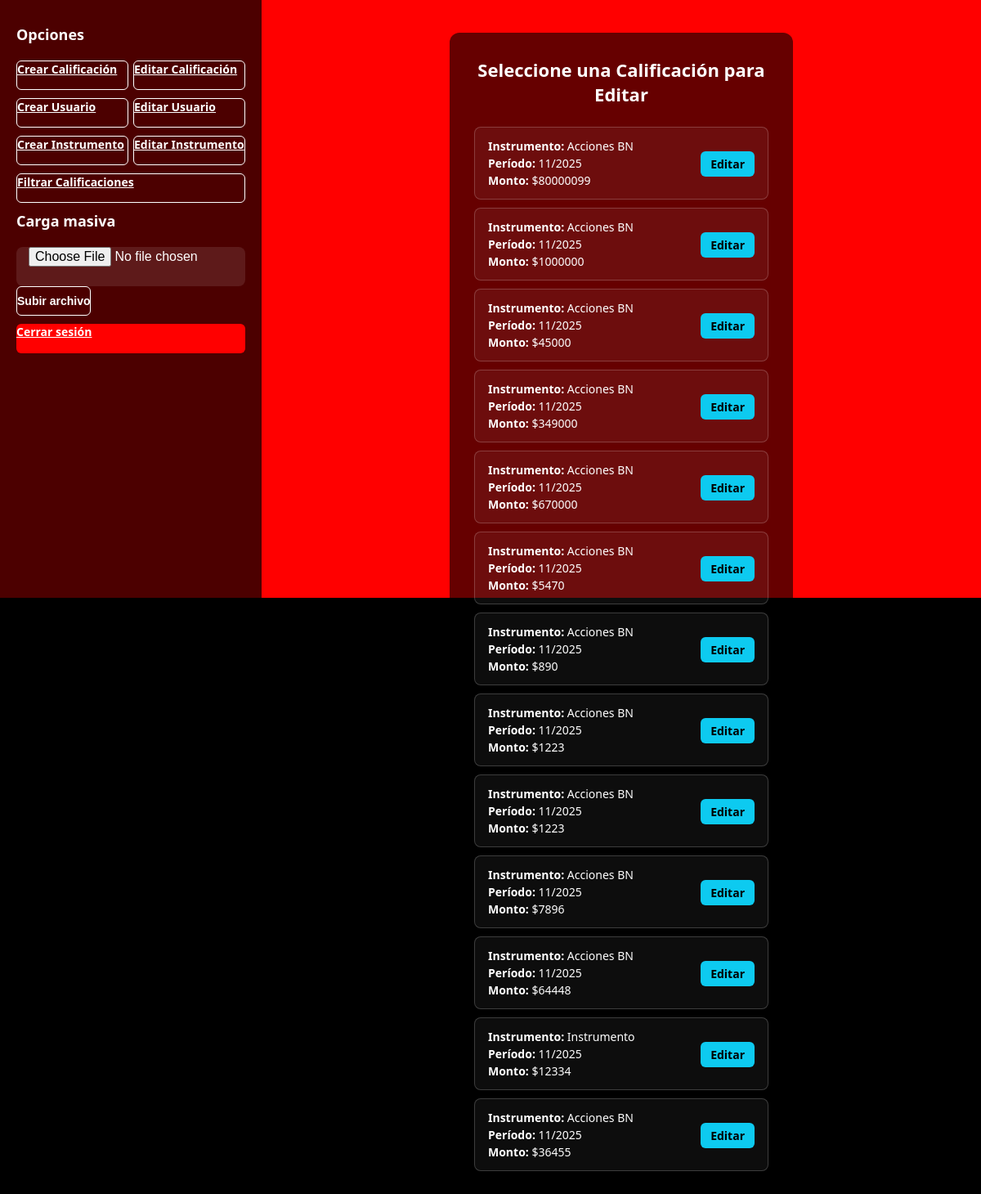
The page /inicioOperador/?seccion=calificacion&accion=editar (signed in) on the database as committed earlier.
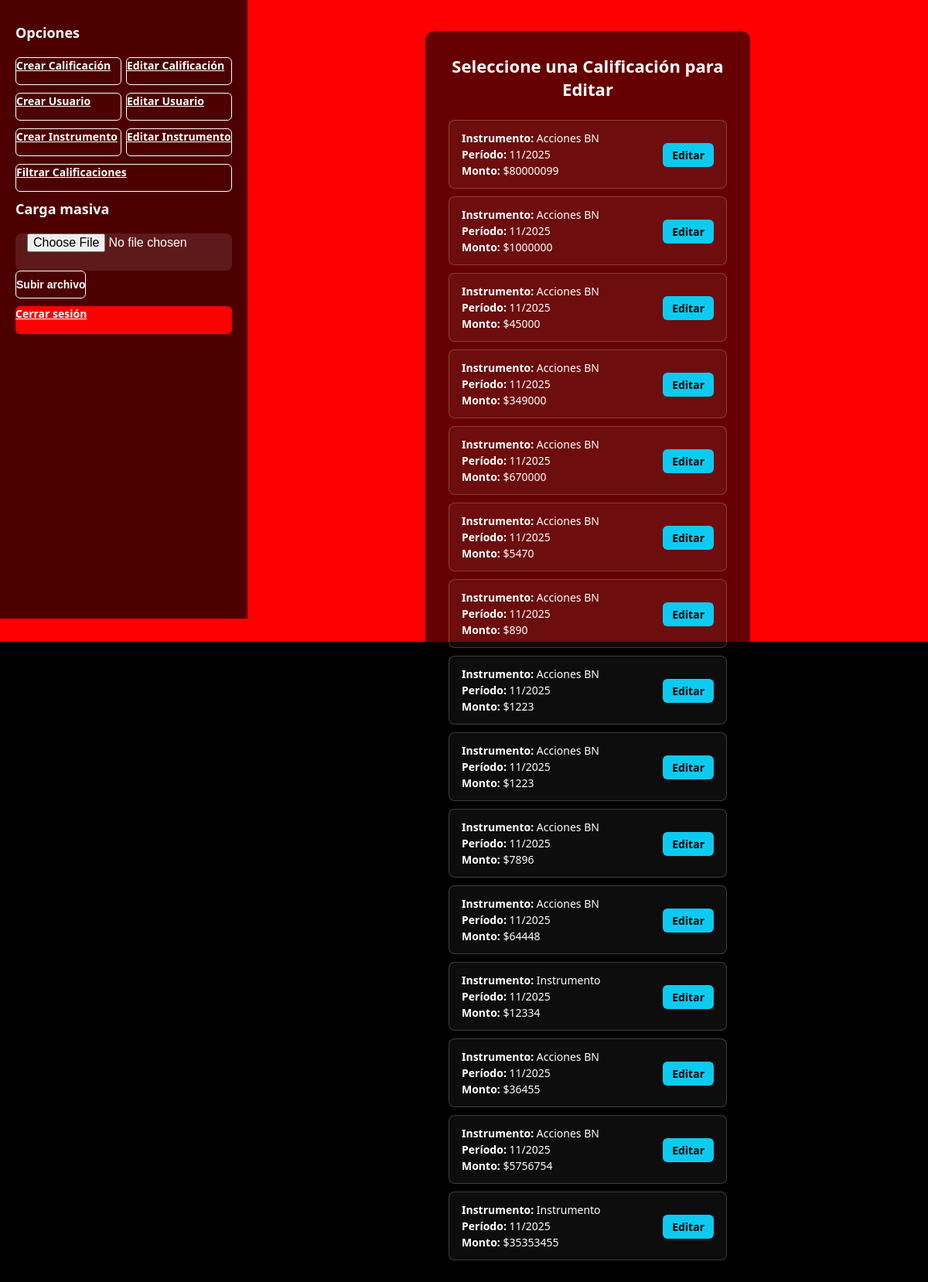
The same page on the database as committed later.
### Miapp/models.py (models this page shows, shortened)
class Calificacion(models.Model):
    ESTADOS = [('ACTIVO','ACTIVO'), ('ELIMINADO','ELIMINADO'), ('PENDIENTE','PENDIENTE')]
    calid = models.AutoField(primary_key=True)
    monto = models.DecimalField(max_digits=18, decimal_places=2)
    factor = models.DecimalField(max_digits=10, decimal_places=4)
    periodo = models.DateField()
    instrumento = models.ForeignKey(InstrumentoNI, on_delete=models.PROTECT)
    estado = models.CharField(max_length=10, choices=ESTADOS, default='ACTIVO')
    fecha_creacion = models.DateTimeField(auto_now_add=True)
    fecha_modificacion = models.DateTimeField(auto_now=True)
    usuario_id_usuario = models.ForeignKey(settings.AUTH_USER_MODEL, on_delete=models.PROTECT, related_name='calificaciones')
    factor_val_id_factor = models.ForeignKey(Factor_Val, on_delete=models.PROTECT)
    eliminado_por = models.ForeignKey(settings.AUTH_USER_MODEL, null=True, blank=True,
                                     related_name='calificaciones_eliminadas', on_delete=models.SET_NULL)
    fecha_eliminacion = models.DateTimeField(null=True, blank=True)
    class Meta:
        indexes = [
            models.Index(fields=['periodo']),
            models.Index(fields=['instrumento']),
            models.Index(fields=['estado']),
            models.Index(fields=['usuario_id_usuario']),
            models.Index(fields=['monto']),
        ]
        permissions = [
            ("puede_crear_calificacion", "Puede crear calificación"),
            ("puede_editar_calificacion", "Puede editar calificación"),
            ("puede_eliminar_calificacion", "Puede eliminar calificación"),
            ("puede_ver_todas_calificaciones", "Puede ver todas las calificaciones"),
            ("puede_carga_masiva", "Puede realizar carga masiva"),
        ]

class InstrumentoNI(models.Model):
    id_instru = models.AutoField(primary_key=True)
    nombre = models.CharField(max_length=255)
    regla_es = models.TextField(blank=True)
    estado = models.CharField(max_length=10, default='ACTIVO', choices=[('ACTIVO','ACTIVO'),('INACTIVO','INACTIVO')])

### MC/views.py (the view)
# urls.py: path('inicioOperador/', views.inicioOperador, name='inicioOperador'),
@login_required
def inicioOperador(request):
    instrumentos = InstrumentoNI.objects.filter(estado='ACTIVO')
    roles = Rol.objects.filter(nombre_rol__iexact='Cliente')
    usuarios = Usuario.objects.select_related('user_auth', 'rol_id').filter(activo='S')
    calificaciones = Calificacion.objects.filter(estado='ACTIVO')
    factor_vals = Factor_Val.objects.all()
    seccion = request.GET.get('seccion')
    accion = request.GET.get('accion')
    obj_id = request.GET.get('obj_id')
    obj = None
    if seccion == 'calificacion' and accion == 'editar' and obj_id:
        obj = Calificacion.objects.select_related('instrumento').get(calid=obj_id)
    elif seccion == 'usuario' and accion == 'editar' and obj_id:
        obj = Usuario.objects.select_related('rol_id').get(id_usuario=obj_id)
    elif seccion == 'instrumento' and accion == 'editar' and obj_id:
        obj = InstrumentoNI.objects.get(id_instru=obj_id)
    elif seccion == 'rol' and accion == 'editar' and obj_id:
        obj = Rol.objects.get(id_rol=obj_id)
    return render(request, 'inicioOperador.html', {
        'instrumentos': instrumentos,
        'roles': roles,
        'usuarios': usuarios,
        'calificaciones': calificaciones,
        'factor_vals': factor_vals,
        'seccion': seccion,
        'accion': accion,
        'obj': obj,
        'obj_id': obj_id,
    })

### Miapp/back.py (called while the page is built)
    def get_user(self, user_id):
        try:
            return User.objects.get(pk=user_id)
        except User.DoesNotExist:
            return None

### MC/templates/inicioOperador.html (shortened to what this page needs)
<!DOCTYPE html>
<html lang="es">
<head>
</head>
<body>
<div class="left-box">
  <h3>Opciones</h3>
  <div class="btn-group">
    <a href="?seccion=calificacion&accion=crear" class="btn btn-outline-light">Crear Calificación</a>
    <a href="?seccion=calificacion&accion=editar" class="btn btn-outline-light">Editar Calificación</a>
  </div>
  <div class="btn-group">
    <a href="?seccion=usuario&accion=crear" class="btn btn-outline-light">Crear Usuario</a>
    <a href="?seccion=usuario&accion=editar" class="btn btn-outline-light">Editar Usuario</a>
  </div>
  <div class="btn-group">
    <a href="?seccion=instrumento&accion=crear" class="btn btn-outline-light">Crear Instrumento</a>
    <a href="?seccion=instrumento&accion=editar" class="btn btn-outline-light">Editar Instrumento</a>
  </div>
  <div class="btn-group">
    <a href="?seccion=filtrar" class="btn btn-outline-light">Filtrar Calificaciones</a>
  </div>
  <h3 class="mt-4">Carga masiva</h3>
  <form method="post" action="{% url 'carga_masiva' %}" enctype="multipart/form-data">
    <input type="file" name="archivo" accept=".json,.csv" required>
    <button type="submit" class="btn btn-outline-light mt-2">Subir archivo</button>
  </form>
  <div class="btn-group">
    <a href="{% url 'logout' %}" class="btn btn-outline-danger">Cerrar sesión</a>
  </div>
</div>
<div class="right-box">
  {% if seccion == 'calificacion' and accion == 'crear' %}
    <div class="card">
      <h2>Crear Calificación</h2>
      <form method="post" action="{% url 'guardar_calificacion' %}">
        {% csrf_token %}
        <label>Monto ($)</label><input type="number" step="0.01" name="monto" required>
        <label>Factor (%)</label><input type="number" step="0.01" name="factor" required>
        <input type="month"
       name="periodo"
       max="{% now 'Y-m' %}"
       value="{% now 'Y-m' %}"
       required>
        <label>Instrumento</label>
        <select name="instrumento" required>
          <option value="">-- Seleccione --</option>
          {% for i in instrumentos %}<option value="{{ i.id_instru }}">{{ i.nombre }}</option>{% endfor %}
        </select>
        <label>Estado</label>
        <select name="estado" required>
          <option value="ACTIVO">ACTIVO</option>
          <option value="INACTIVO">INACTIVO</option>
        </select>
        <label>UsuarioASC</label>
        <select name="usuario_id_usuario" required>
          <option value="">-- Seleccione</option>
          {% for u in usuarios %}<option value="{{ u.id_usuario }}">{{ u.nombre }}</option>{% endfor %}
        </select>
        <label>Factor Val</label>
        <select name="factor_val_id_factor" required>
          <option value="">-- Seleccione</option>
          {% for fv in factor_vals %}<option value="{{ fv.id_factor }}">{{ fv.id_factor }}</option>{% endfor %}
        </select>
        <button type="submit" class="btn-success mt-3">Crear Calificación</button>
      </form>
    </div>
  {% elif seccion == 'calificacion' and accion == 'editar' and not obj_id %}
    <div class="card">
      <h2>Seleccione una Calificación para Editar</h2>
      <div class="sql-table">
        {% for c in calificaciones %}
          <div class="sql-row">
            <div class="sql-cell">
              <strong>Instrumento:</strong> {{ c.instrumento.nombre }}<br>
              <strong>Período:</strong> {{ c.periodo|date:"m/Y" }}<br>
              <strong>Monto:</strong> ${{ c.monto|floatformat:0 }}
            </div>
            <div class="sql-action">
              <a class="btn-edit" href="?seccion=calificacion&accion=editar&obj_id={{ c.calid }}">Editar</a>
            </div>
          </div>
        {% endfor %}
      </div>
    </div>
  {% endif %}
</div>
</body>
</html>

Rows that differ between the two databases and show on the page:
added Calificacion: instrumento.nombre "Acciones BN", periodo "11/2025", monto "5756754"
added Calificacion: instrumento.nombre "Instrumento", periodo "11/2025", monto "35353455"
